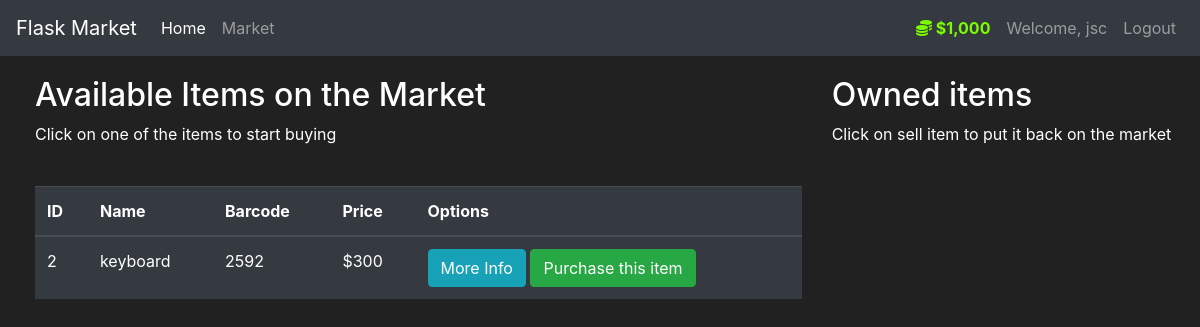
/market (signed in), run on an earlier commit of the app's database.
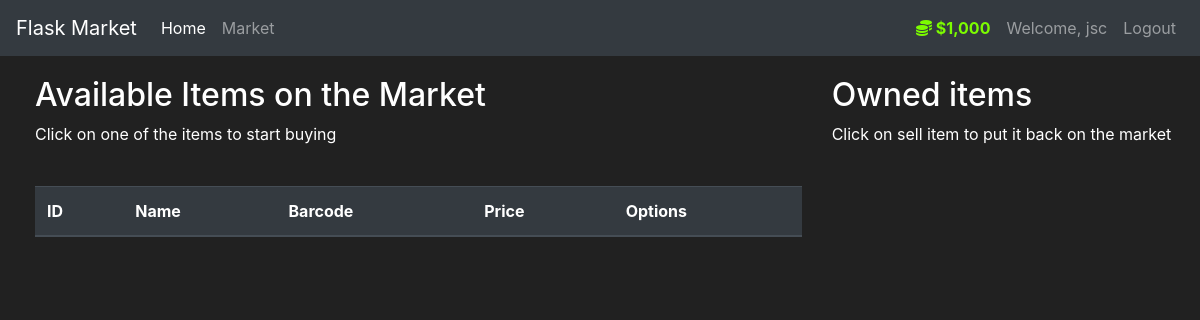
And on a later commit of the database.
### market/models.py (models this page shows, shortened)
class Item(db.Model):
    id = db.Column(db.Integer(), primary_key=True)
    name = db.Column(db.String(length=30), nullable=False, unique=True)
    price = db.Column(db.Integer(),nullable=False)
    barcode = db.Column(db.String(length=12),nullable=False, unique=True)
    description = db.Column(db.String(length=1024), nullable=False, unique=True)
    owner = db.Column(db.Integer(), db.ForeignKey('user.id'))

### market/routes.py (the view, shortened to what this page needs)
@app.route('/market',methods=['GET','POST'])
@login_required # Redirects user to login page first
def market_page():
    purchase_form = PurchaseItemForm()
    if request.method == "GET":
        items = Item.query.filter_by(owner=None) # Only show items which have not been purchased by anyone
        return render_template('market.html',items=items, purchase_form=purchase_form)

### market/models.py (called while the page is built)
@login_manager.user_loader
def load_user(user_id):
    return User.query.get(int(user_id))

    @property
    def prettier_balance(self):
        if len(str(self.balance)) >= 4:
            return f'${str(self.balance)[:-3]},{str(self.balance)[-3:]}'
        else:
            return f"${self.balance}"

### market/templates/market.html (shortened to what this page needs)
{% extends 'base.html' %}
{% block content %}
<div class="row" style="margin-top: 20px; margin-left: 20px;">
   <div class="col-8">
      <h2> Available Items on the Market</h2>
      <p> Click on one of the items to start buying</p>
      <br>
      <table class="table table-hover table-dark">
         <thead>
            <tr>
               <th scope="col">ID</th>
               <th scope="col">Name</th>
               <th scope="col">Barcode</th>
               <th scope="col">Price</th>
               <th scope="col">Options</th>
            </tr>
         </thead>
         <tbody>
            {% for item in items %}
            <tr>
               <td>{{item.id}}</td>
               <td>{{item.name}}</td>
               <td>{{item.barcode}}</td>
               <td>${{item.price}}</td>
               <td>
                  <button class="btn btn-outline btn-info" data-toggle="modal" data-target="#Modal-MoreInfo-{{ item.id }}"> More Info</button>
                  <button class="btn btn-outline btn-success" data-toggle="modal" data-target="#Modal-PurchaseConfirm-{{ item.id }}"> Purchase this item</button>
               </td>
            </tr>
            {% endfor %}
         </tbody>
      </table>
   </div>
   <div class="col-4">
    <h2> Owned items </h2>
    <p> Click on sell item to put it back on the market</p>
  </div>
</div>
{% endblock %}

What changed in the data, as far as the page shows it:
no longer on this page (row edited): Item: id "2", name "keyboard", barcode "2592", price "300"
